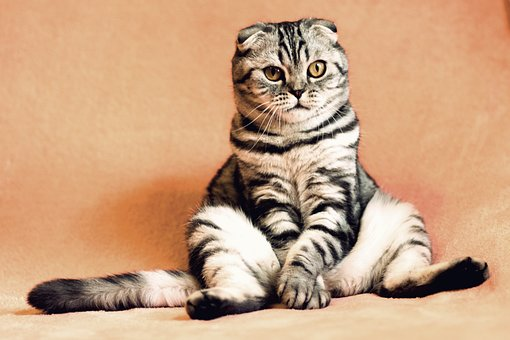
#> input picture Basics/Photos/pic4.jpg, 510 x 340 px, found by its file name
$ python basic.py
#> lines starting #> are read from the running program, lines starting #| are printed output that depends on the picture; after the words box and inside, x2 and y2 are one past the last pixel; in counts of white or black regions, pixels touching at a corner belong together
import cv2 as cv

img = cv.imread('Basics\Photos\pic4.jpg')
#> img is the input picture: shape (340, 510, 3); mean B, G, R 129.3, 162.1, 202
cv.imshow('Image', img)

# Converting to grayscale
gray = cv.cvtColor(img, cv.COLOR_BGR2GRAY)
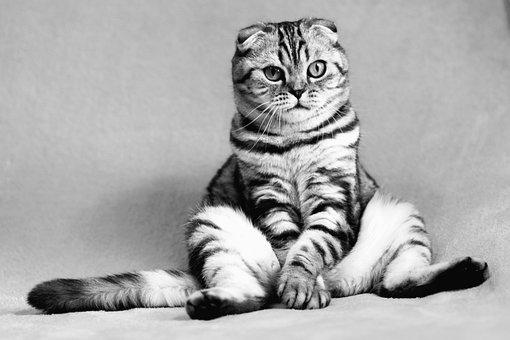
#> gray: shape (340, 510); min 0, max 255, mean 170.3
cv.imshow('Gray', gray)

# Blur (reduces noise)
blur = cv.GaussianBlur(img, (3, 3), cv.BORDER_DEFAULT)  # The 2nd param is ksize(kernel size) it should be odd
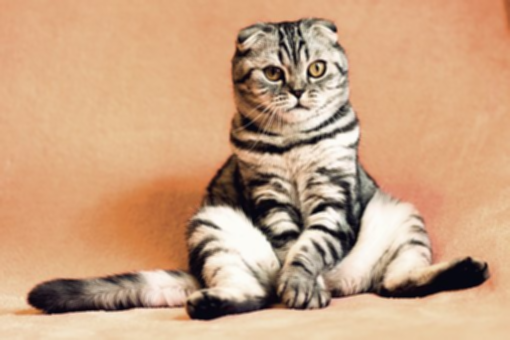
#> blur: shape (340, 510, 3); mean B, G, R 129.3, 162.1, 202
# increasing the kernel size increases the blur. (I think this kernel is like the filter in a CNN.)
cv.imshow('Blur', blur)

# Edge Cascade
canny = cv.Canny(img, 125, 175)
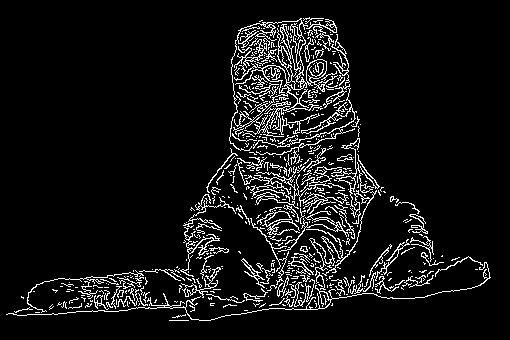
#> canny: shape (340, 510); 7.8% white in thin lines or dots, all inside (x1, y1, x2, y2) = (6, 17, 491, 321)
cv.imshow('Canny', canny)

# Dilating the image
dilated = cv.dilate(canny, (3, 3), iterations=1)
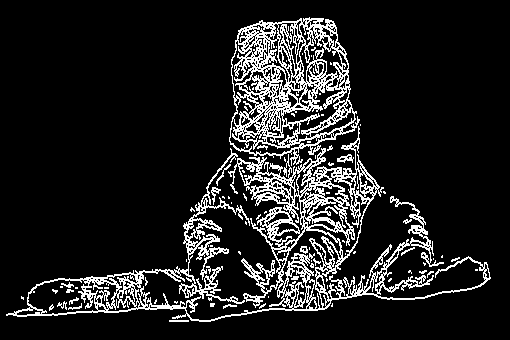
#> dilated: shape (340, 510); 12.8% white in thin lines or dots, all inside (x1, y1, x2, y2) = (6, 17, 491, 322)
cv.imshow('Dilated', dilated)

# Eroding
eroded = cv.erode(dilated, (3, 3), iterations=1)
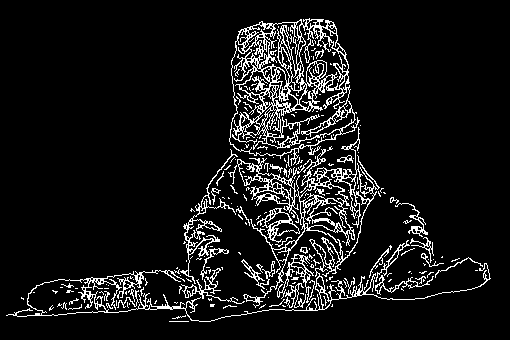
#> eroded: shape (340, 510); 8.8% white in thin lines or dots, all inside (x1, y1, x2, y2) = (6, 18, 491, 322)
cv.imshow('Eroded',eroded)

# Resize and crop
resized = cv.resize(img, (500, 500), interpolation=cv.INTER_LINEAR)
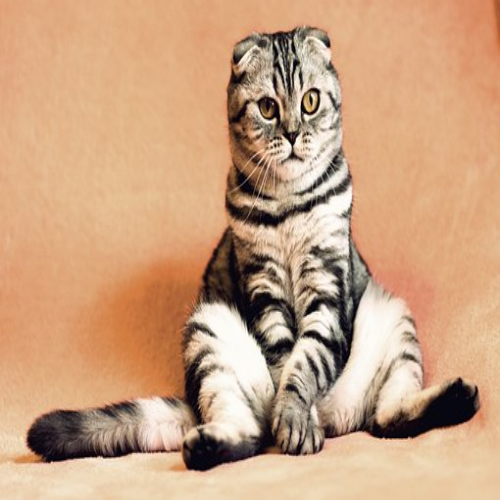
#> resized: shape (500, 500, 3); mean B, G, R 129.2, 162, 201.9
cv.imshow("resized", resized)

# Cropping
cropped = img[50:200, 200:400]
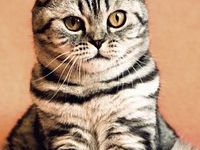
#> cropped: shape (150, 200, 3); mean B, G, R 121.3, 146.8, 178.8
cv.imshow("Crop",cropped)

cv.waitKey(0)

$ run again, with Basics/Photos/pic2.jpg copied over Basics/Photos/pic4.jpg
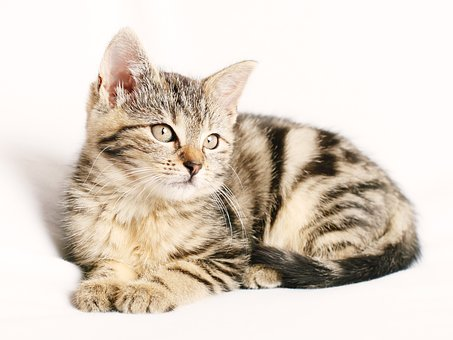
#> input picture Basics/Photos/pic2.jpg, 453 x 340 px, found by its file name
#> img is the input picture: shape (340, 453, 3); mean B, G, R 199, 210.8, 221.7
#> `canny = cv.Canny(img, 125, 175)`:
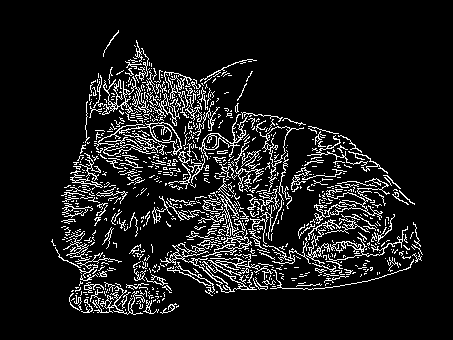
#> canny: shape (340, 453); 9.9% white in thin lines or dots, all inside (x1, y1, x2, y2) = (51, 30, 423, 315)
#> dilated: shape (340, 453); 16.6% white in thin lines or dots, all inside (x1, y1, x2, y2) = (51, 30, 423, 316)
#> eroded: shape (340, 453); 11.6% white in thin lines or dots, all inside (x1, y1, x2, y2) = (51, 31, 423, 316)
#> `cropped = img[50:200, 200:400]`:
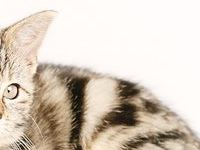
#> cropped: shape (150, 200, 3); mean B, G, R 191, 203.7, 215.3

$ run again, with Basics/Photos/pic3.jpg copied over Basics/Photos/pic4.jpg
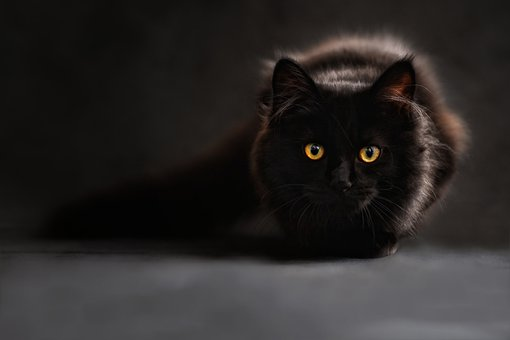
#> input picture Basics/Photos/pic3.jpg, 510 x 340 px, found by its file name
#> img is the input picture: shape (340, 510, 3); mean B, G, R 38.4, 39.6, 42.6
#> `canny = cv.Canny(img, 125, 175)`:
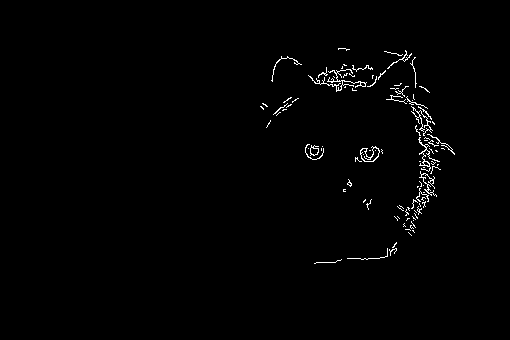
#> canny: shape (340, 510); 1.1% white in thin lines or dots, all inside (x1, y1, x2, y2) = (260, 48, 455, 264)
#> dilated: shape (340, 510); 1.8% white in thin lines or dots, all inside (x1, y1, x2, y2) = (260, 48, 455, 265)
#> eroded: shape (340, 510); 1.2% white in thin lines or dots, all inside (x1, y1, x2, y2) = (260, 49, 455, 265)
#> `cropped = img[50:200, 200:400]`:
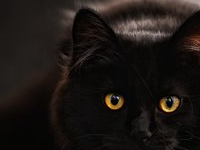
#> cropped: shape (150, 200, 3); mean B, G, R 19.6, 22.8, 28
